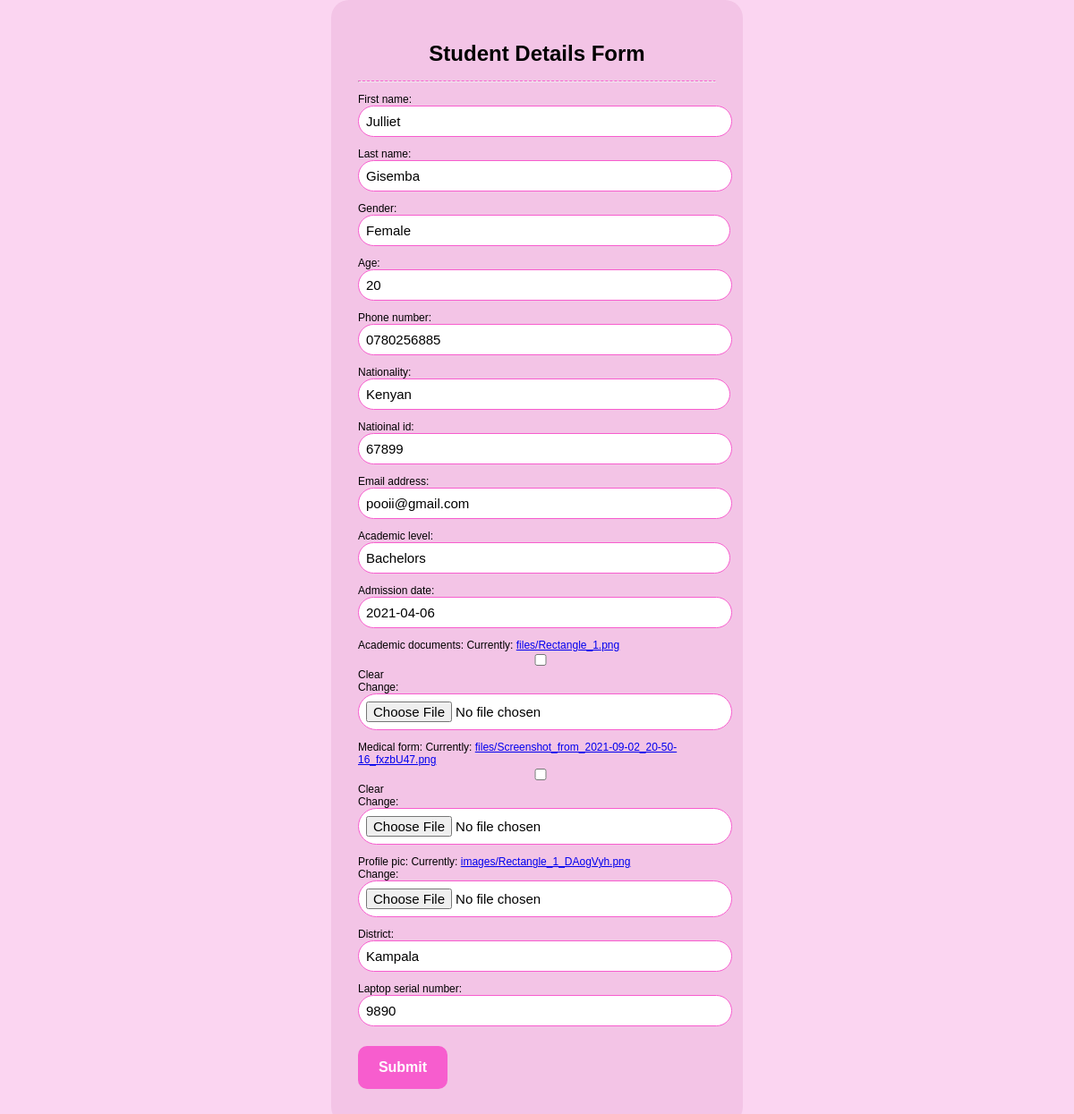
Page /student/edit/3/ on the committed database.
### student/models.py (models this page shows)
class StudentDetails(models.Model):
    first_name=models.CharField(max_length=12, blank=True, null=True)
    last_name=models.CharField(max_length=12, blank=True, null=True)
    gender_choice=(
        ('1','Female'),
        ('2','Male'),
        ('3','Binary')
    )
    gender=models.CharField(max_length=8,choices=gender_choice, blank=True, null=True)
    age=models.PositiveSmallIntegerField( blank=True, null=True)
    phone_number=models.CharField(max_length=10, blank=True, null=True)
    nationality_choice=(
        ('1','Rwandan'),
        ('2','Kenyan'),
        ('3','Ugandan'),
        ('4','SouthSudanese'),
        ('5','Sudanes')
    )
    nationality=models.CharField(max_length=15,choices=nationality_choice, blank=True, null=True)
    natioinal_id=models.CharField(max_length=20, blank=True, null=True)
    email_address=models.CharField( max_length=20,blank=True, null=True)
    academic_qualification_choice=(
        ('1' ,'Bachelors'),
        ('2','Diploma'),
        ('3' ,'Certificate'),
        ('4','High School Diploma')
    )
    academic_level=models.CharField(max_length=20,choices=academic_qualification_choice, blank=True, null=True)
    admission_date=models.DateField( blank=True, null=True)
    academic_documents=models.FileField(upload_to="files/", blank=True, null=True)
    medical_form=models.FileField(upload_to="files/", blank=True, null=True)
    profile_pic=models.ImageField(upload_to="images/", null=True)
    district=models.CharField(max_length=12, blank=True, null=True)
    laptop_serial_number=models.CharField(max_length=6,null=True,blank=True)

### student/views.py (the view)
# urls.py: path("edit/<int:id>/",edit_profile,name="edit_profile"),
def edit_profile(request, id):
    student= StudentDetails.objects.get(id=id)
    if request.method == "POST":
        form=StudentsForm(request.POST, instance=student)
        if form.is_valid():
            form.save()
            return redirect("student-profile", id=student.id)
    else:
        form= StudentsForm(instance=student)
        return render(request,"edit_profile.html", {"form":form})

### student/forms.py
class StudentsForm(forms.ModelForm):
    class Meta:
        model=StudentDetails
        fields="__all__"

### student/templates/edit_profile.html (shortened to what this page needs)
<!DOCTYPE html>
<html lang="en">
<head>
</head>
<body>
    <div class="reg">
   <center> <h1>Student Details  Form</h1> </center>
   <hr>
    <form method="POST" enctype="multipart/form-data">
    {{form.as_p}}
        <button type="submit" value="save">Submit</button>
    </form>
</div>
</body>
</html>

### student/templates/edit_profile.html (style rules this page uses)
body { margin:0; font-family:arial,tahoma,sans-serif; font-size:12px; font-weight:normal; direction:ltr; background:#FBD5F1; background-repeat: no-repeat; }
.reg { padding:30px; width:400px; height:auto; overflow:hidden; background:#f3c4e6; border-radius:20px; margin: auto; }
button { background-color: #f75dce; width: 25%; color: rgb(255, 255, 255); font-size: 16px; font-weight: bolder; padding: 15px; margin: 10px 0px; border: none; cursor: pointer; border-radius: 10px; }
input { width: 100%; outline: none; font-size: 15px; padding: 8px 8px; border-radius: 40px; transition: all 0.3 ease; background-color: white; border: solid 1px #f75dce; }
select { -webkit-appearance: none; appearance: none; width: 104%; outline: none; font-size: 15px; padding: 8px 8px; border-radius: 40px; transition: all 0.3 ease; background-color: white; border: solid 1px #f75dce; }
hr { border-top: 1px dashed #f75dce; }

### rows in the picture
StudentDetails: first_name "Julliet", last_name "Gisemba", gender "Female", age "20", phone_number "0780256885", nationality "Kenyan", natioinal_id "67899", email_address "pooii@gmail.com", academic_level "Bachelors", admission_date "2021-04-06", district "Kampala", laptop_serial_number "9890"
